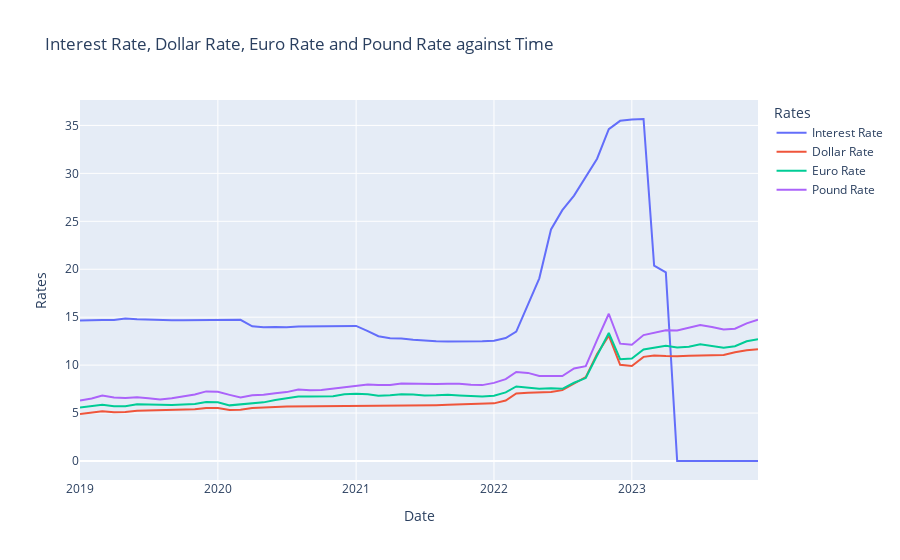

Notebook code for this chart:
### Code cell
# use plotly to plot the data

import plotly.express as px
import plotly.graph_objects as go

# Add traces for the interest rate, exchange rate, dollar rate, euro rate and pound rate
fig = go.Figure()
fig.add_trace(
    go.Scatter(x=df.index, y=df["Interest Rate"], mode="lines", name="Interest Rate")
)
# fig.add_trace(go.Scatter(x=df.index, y=df["Exchange Rate"], mode="lines", name="Exchange Rate"))
fig.add_trace(
    go.Scatter(x=df.index, y=df["Dollar Rate"], mode="lines", name="Dollar Rate")
)
fig.add_trace(go.Scatter(x=df.index, y=df["Euro Rate"], mode="lines", name="Euro Rate"))
fig.add_trace(
    go.Scatter(x=df.index, y=df["Pound Rate"], mode="lines", name="Pound Rate")
)

# Update the layout
fig.update_layout(
    title="Interest Rate, Dollar Rate, Euro Rate and Pound Rate against Time",
    xaxis_title="Date",
    yaxis_title="Rates",
    legend_title="Rates",
)

# Show the plot
fig.show()
